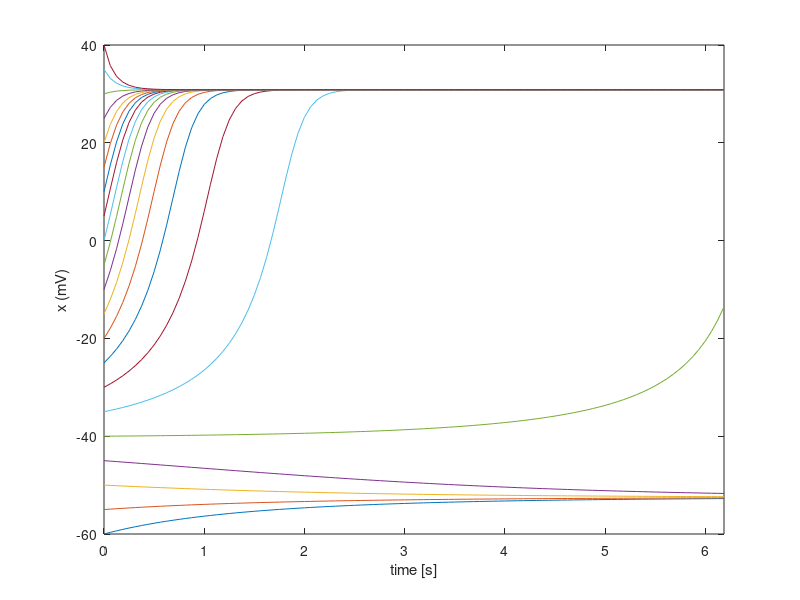
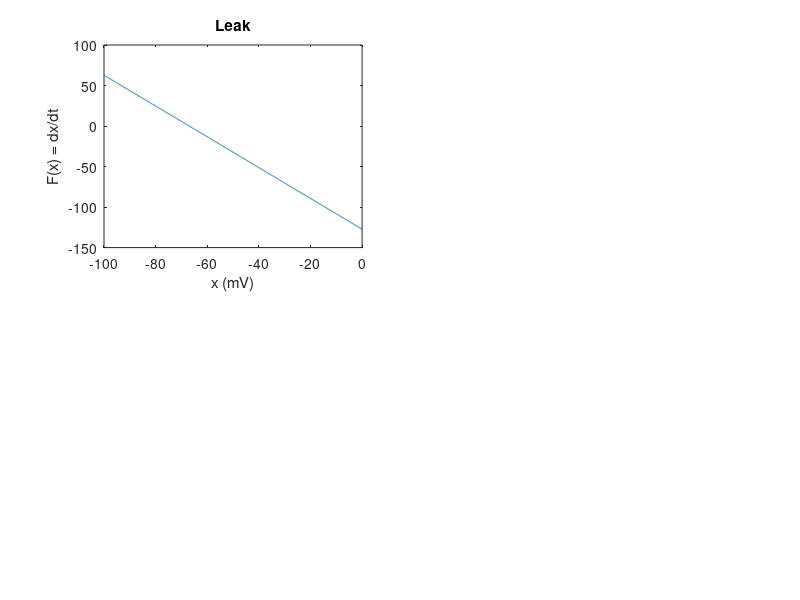

Recreate these plots in MATLAB, in order. (Note: this script raises an error after producing the figures.)
clearvars; clc; close all;


C  = 10;    % [uF]

Gl = 19;    % [mS]
El = -67;   % [mV]

Gn = 74;    % [mS]
En = 60;    % [mV]
V12 = 1.5;  % [mV]
k   = 16;   % [mV]

leak = @(x, Gl, El) Gl*(x - El)./C;
m    = @(x, V12, k) 1./(1+exp((V12-x)./k));
fast = @(x, Gn, En, V12, k) Gn*(1./(1+exp((V12-x)./k))).*(x-En)./C; 
F    = @(leak, fast) -leak - fast;

dt = 0.0625;
it = 1:1:100;
t = 0:dt:dt*(length(it)-1);
V0 = -60:5:40;
V = zeros(length(it), length(V0));


for v = 1:length(V0)
    V(1, v) = V0(v);

    for i = 2:length(it)

        V(i, v) = V(i-1, v) + dt*F(leak(V(i-1, v), Gl, El), fast(V(i-1, v), Gn, En, V12, k));

    end
end

figure;
plot(t, V);
xlabel('time [s]');
ylabel('x (mV)');
xlim([t(1) t(end)]);


figure;
subplot(2, 2, 1);
xl = -100:0.1:0;
plot(xl, -leak(xl, Gl, El));
xlabel('x (mV)');
ylabel('F(x) = dx/dt');
title('Leak');
xlim([xl(1) xl(end)]);
plot_hline(0, 'k-');

subplot(2, 2, 2);
xf = -60:0.1:60;
plot(xf, F(leak(xf, Gl, El), fast(xf, Gn, En, V12, k)));
xlabel('x (mV)');
ylabel('F(x) = dx/dt');
title('Leak+Fast');
plot_hline(0, 'k-');
xlim([xf(1) xf(end)]);

subplot(2, 2, 3);
xl = -100:0.1:0;
plot(xl, -cumsum(-leak(xl, Gl, El)));
xlabel('x (mV)');
ylabel('U(x) = -|F(x)');
plot_hline(0, 'k-');
xlim([xl(1) xl(end)]);
title('Potential Leak');

subplot(2, 2, 4);
xf = -60:0.1:60;
plot(xf, -cumsum(F(leak(xf, Gl, El), fast(xf, Gn, En, V12, k))));
xlabel('x (mV)');
ylabel('U(x) = -|F(x)');
plot_hline(0, 'k-');
title('Potential Leak+Fast');
xlim([xf(1) xf(end)]);


%plot(xf, -cumsum(-leak(xf, Gl, El)-fast(xf, Gn, En,V12, k)));

